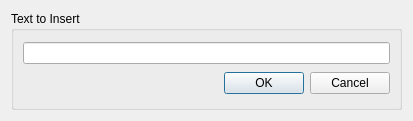
<?xml version="1.0" encoding="UTF-8"?>
<ui version="4.0">
 <class>frmColumnEditor</class>
 <widget class="QDialog" name="frmColumnEditor">
  <property name="geometry">
   <rect>
    <x>0</x>
    <y>0</y>
    <width>413</width>
    <height>121</height>
   </rect>
  </property>
  <property name="windowTitle">
   <string>Column Editor</string>
  </property>
  <layout class="QVBoxLayout" name="verticalLayout">
   <item>
    <widget class="QGroupBox" name="textGroup">
     <property name="autoFillBackground">
      <bool>false</bool>
     </property>
     <property name="title">
      <string>Text to Insert</string>
     </property>
     <property name="flat">
      <bool>false</bool>
     </property>
     <property name="checkable">
      <bool>false</bool>
     </property>
     <layout class="QVBoxLayout" name="verticalLayout_2">
      <item>
       <widget class="QLineEdit" name="lineEdit"/>
      </item>
      <item>
       <widget class="QDialogButtonBox" name="buttonBox">
        <property name="sizePolicy">
         <sizepolicy hsizetype="Expanding" vsizetype="Maximum">
          <horstretch>0</horstretch>
          <verstretch>0</verstretch>
         </sizepolicy>
        </property>
        <property name="layoutDirection">
         <enum>Qt::LeftToRight</enum>
        </property>
        <property name="orientation">
         <enum>Qt::Horizontal</enum>
        </property>
        <property name="standardButtons">
         <set>QDialogButtonBox::Cancel|QDialogButtonBox::Ok</set>
        </property>
       </widget>
      </item>
     </layout>
    </widget>
   </item>
  </layout>
 </widget>
 <resources/>
 <connections/>
</ui>
